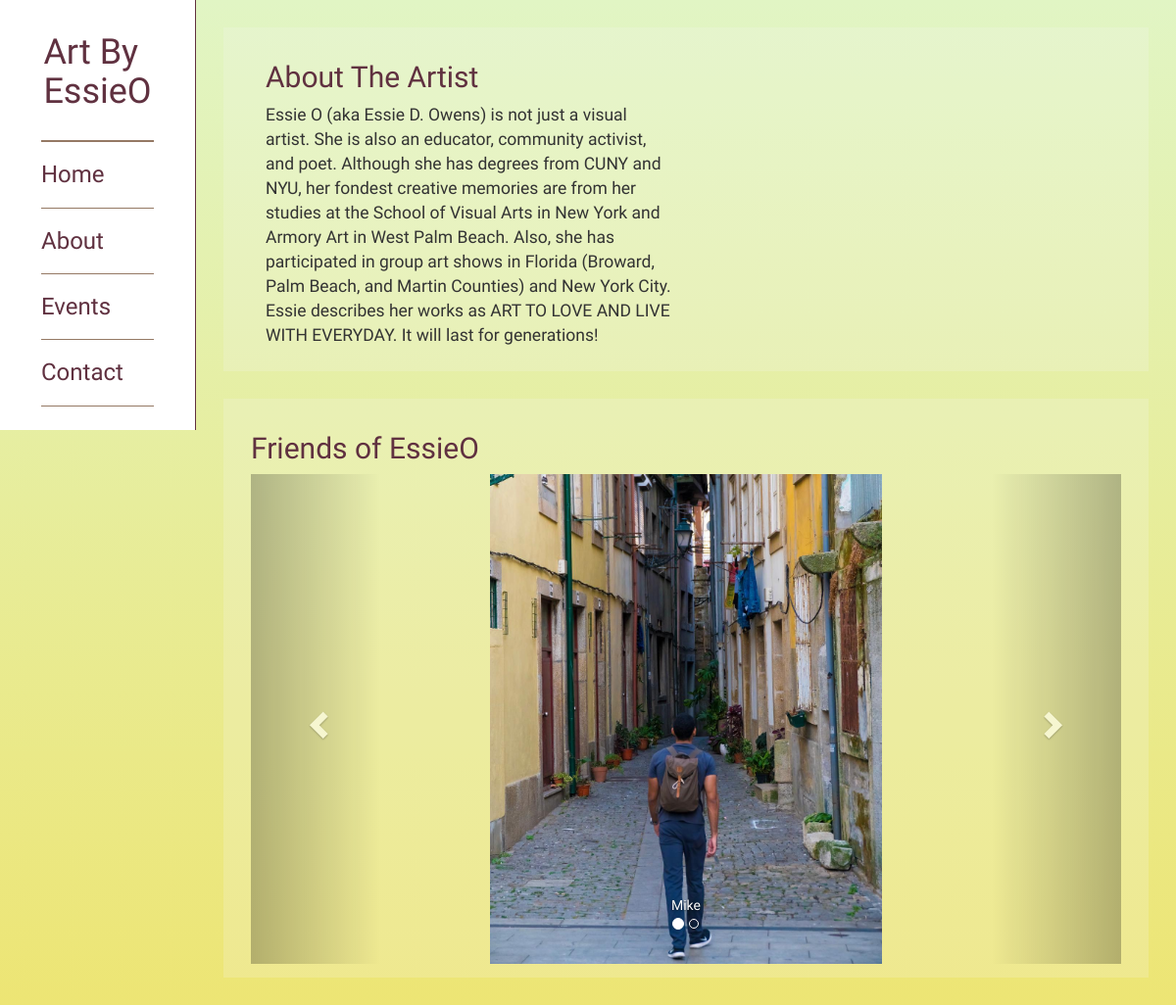
The page /about/ on the database its author committed.
### about/models.py (models this page shows, shortened)
class SingletonModel(models.Model):
    class Meta:
        abstract = True

class Bio(SingletonModel):
    text = models.TextField(blank=True)
    class Meta(object):
        verbose_name_plural = "bio"

class Friends(models.Model):
    created_date = models.DateTimeField(auto_now_add=True)
    name = models.CharField(max_length=255)
    description = models.TextField(blank=True)
    my_order = models.PositiveIntegerField(default=0, blank=False, null=False)
    image = models.ImageField(upload_to='friends/', null=False)
    class Meta(object):
        ordering = ['my_order']
        verbose_name_plural = "friends"

### about/views.py (the view)
def aboutView(request):
    bio = Bio.objects.get()
    self_photo = SelfPhoto.objects.get()
    friends = Friends.objects.order_by('my_order')
    return render(request, 'about.html', {'bio': bio, 'selfPhoto': self_photo, 'friends': friends})

### about/templates/about.html (shortened to what this page needs)
{% extends 'base.html' %}
{% block aboutActive %}nav-active{% endblock %}
    {% block pagecontent %}
    <div class="">
        <div class="clearfix">
            <div class="transparent-well pull-right">
                <div class="col-sm-6">
                    <div class="">
                    <h2>About The Artist</h2>
                        <p>{{bio.text}}</p>
                    </div>
                </div>
                <div class='col-sm-6'>
                </div>
            </div>
        </div>
        <div class="eo-friends transparent-well">
            <h2>Friends of EssieO</h2>
            <div id="myCarousel" class="carousel slide ">
                <ol class="carousel-indicators">
                    {% for friend in friends %}
                        <li data-target="#myCarousel" data-slide-to="{{forloop.counter0}}" class="{{forloop.first|yesno:'active, ""'}}"></li>
                    {% endfor %}
                </ol>
                <div class="carousel-inner">
                    {% for friend in friends %}
                        <div class="friend-carousel-image item {{forloop.first|yesno:'active, " "'}}">
                            <img class="img-responsive" src="{{friend.image.url}}" alt="{{friend.name}}">
                            <div class="carousel-caption">{{friend.name}}</div>
                        </div>
                    {% endfor %}
                </div>
                <a class="left carousel-control" href="#myCarousel" data-slide="prev">
                    <span class="glyphicon glyphicon-chevron-left"></span>
                </a>
                <a class="right carousel-control" href="#myCarousel" data-slide="next">
                    <span class="glyphicon glyphicon-chevron-right"></span>
                </a>
            </div>
        </div>
    </div>
    {% endblock %}

### src/css/base.css (style rules this page uses)
html, body { font-family: 'Ubuntu', sans-serif; height:100%; }
body { background: #EDE574; background: -webkit-linear-gradient(to bottom, #E1F5C4, #EDE574); background: linear-gradient(to bottom, #E1F5C4, #EDE574); display: table; width:100%; }
p { font-size: 1.25em; }
#sidebar a, h3,h4,h2,h1 { color:#603140; }
.transparent-well { background: rgba(245, 245, 245, 0.2); padding:1em 2em; }
.friend-carousel-image img { margin: 0 auto; height: 500px; max-height: 500px; }
.eo-friends { margin-top:2em; }

### rows shown on the page
Bio: text "Essie O (aka Essie D. Owens) is not just a visual artist. She is also an educator, community activist, and poet. Although she has degrees from CUNY and NYU, her fondest creative memories are from her studies at the School of Visual Arts in New York and Armory Art in West Palm Beach. Also, she has participated in group art shows in Florida (Broward, Palm Beach, and Martin Counties) and New York City. Essie describes her works as ART TO LOVE AND LIVE WITH EVERYDAY. It will last for generations!"
Friends: image (picture), name "Mike"
